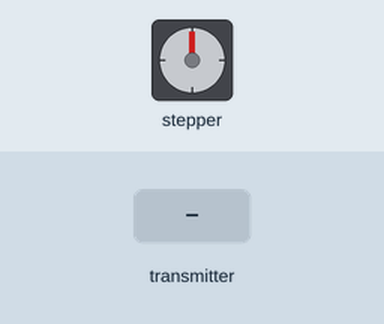
Bench run of a sketch on a simulated Arduino Uno, built with avr-gcc and run on an emulated ATmega328P. Parts: stepper motor. Wiring (inferred from the names in the program): stepper motor driver (200 steps per turn assumed): step pin 2; direction pin 3. The inputs (shaded band) are chosen by the test bench. No radio packets arrive unless stated.

Above: at 1.2 s.
1.3 s: the transmitter starts sending x = 0
At 1.75 s:
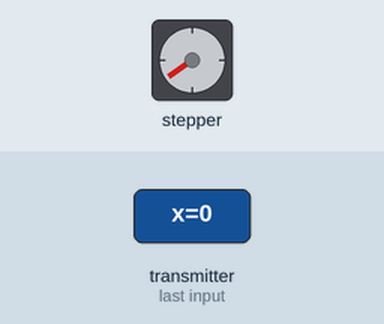
At 2.35 s:
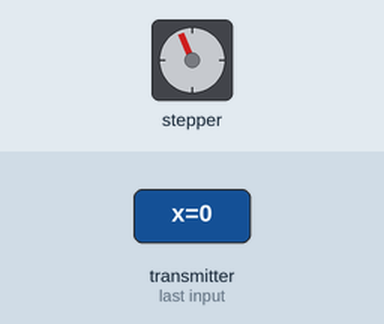
4.3 s: the transmitter starts sending x2 = 1023
At 4.45 s:
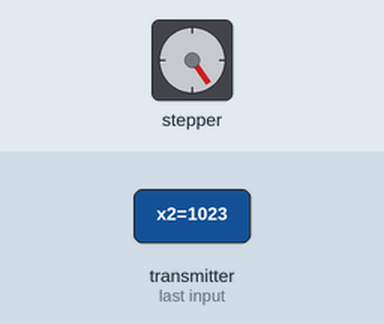
7.3 s: the transmitter starts sending x2 = 0
10.3 s: the transmitter starts sending x2 = 256
Timing chart, 0 to 14.3 s (numbered marks = the images above; inputs shaded):
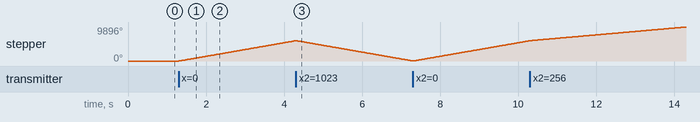

The sketch:

final.ino
```cpp
#include <SPI.h>
#include <nRF24L01.h>
#include <RF24.h>

RF24 radio(9, 10);
const byte address[6] = "00001";

#define STEP_PIN 2
#define DIR_PIN 3

#define MAX_SPEED 800
#define MIN_SPEED 2000

struct DataPacket {
  int x;
  int y;
  bool button;
  int x2;
};

DataPacket data;

unsigned long lastStepTime = 0;
unsigned long lastReceiveTime = 0;

int currentDelay = 1000;
bool motorDirection = HIGH;
bool motorEnabled = false;
bool signalReceived = false;

void setup() {
  Serial.begin(9600);

  pinMode(STEP_PIN, OUTPUT);
  pinMode(DIR_PIN, OUTPUT);

  radio.begin();
  radio.openReadingPipe(0, address);
  radio.setPALevel(RF24_PA_LOW);
  radio.startListening();
}

void loop() {

  // Check for radio data
  if (radio.available()) {
    radio.read(&data, sizeof(data));
    lastReceiveTime = millis();
    signalReceived = true;
  }

  // ❗ If transmitter OFF or no signal for 200ms → STOP MOTOR
  if (millis() - lastReceiveTime > 200) {
    motorEnabled = false;
    signalReceived = false;
  }

  if (signalReceived) {
    int joystickValue = data.x2;

    // deadzone
    if (joystickValue > 460 && joystickValue < 560) {
      motorEnabled = false;
    } else {
      motorEnabled = true;

      if (joystickValue < 460) {
        motorDirection = HIGH;
        currentDelay = map(constrain(joystickValue, 0, 460), 0, 460, MAX_SPEED, MIN_SPEED);
      } else {
        motorDirection = LOW;
        currentDelay = map(constrain(joystickValue, 560, 1023), 560, 1023, MIN_SPEED, MAX_SPEED);
      }

      digitalWrite(DIR_PIN, motorDirection);
    }
  }

  // Run stepper
  if (motorEnabled && (micros() - lastStepTime >= currentDelay)) {
    digitalWrite(STEP_PIN, HIGH);
    delayMicroseconds(5);
    digitalWrite(STEP_PIN, LOW);
    lastStepTime = micros();
  }
}
```

Measured:
- after the input at 1.3 s, stepper: keeps turning clockwise at about 1973°/s, starting at once
